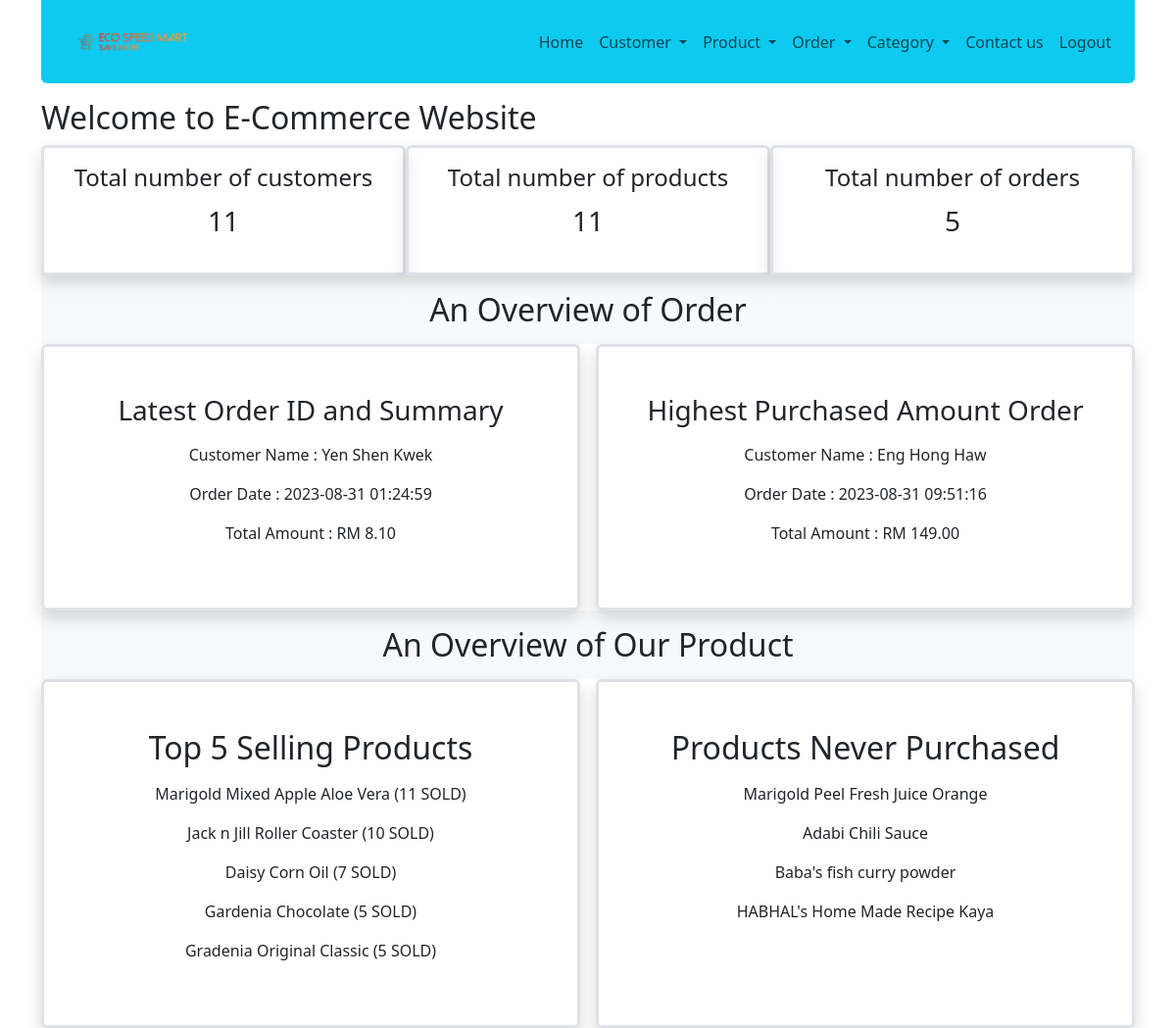
Screenshot of /index.php (signed in) with the database file from the repository.
### tables this page shows
CREATE TABLE IF NOT EXISTS `customers` (
  `id` int NOT NULL AUTO_INCREMENT,
  `username` varchar(50) NOT NULL,
  `password` varchar(256) NOT NULL,
  `firstname` varchar(50) NOT NULL,
  `lastname` varchar(50) NOT NULL,
  `gender` enum('Male','Female') NOT NULL,
  `date_of_birth` date NOT NULL,
  `registration_date_time` datetime NOT NULL,
  `account_status` enum('Active','Inactive','','') NOT NULL DEFAULT 'Active',
  `email` varchar(50) NOT NULL,
  `image` varchar(255) NOT NULL,
  PRIMARY KEY (`id`),
  UNIQUE KEY `username` (`username`),
  UNIQUE KEY `email` (`email`)
);

CREATE TABLE IF NOT EXISTS `order_summary` (
  `order_id` int NOT NULL AUTO_INCREMENT,
  `customer_id` int NOT NULL,
  `order_date` datetime NOT NULL,
  `total_amount` double NOT NULL,
  PRIMARY KEY (`order_id`)
);

CREATE TABLE IF NOT EXISTS `products` (
  `id` int NOT NULL AUTO_INCREMENT,
  `name` varchar(128) NOT NULL,
  `description` text NOT NULL,
  `price` double NOT NULL,
  `image` varchar(255) NOT NULL,
  `created` datetime NOT NULL,
  `modified` timestamp NOT NULL DEFAULT CURRENT_TIMESTAMP ON UPDATE CURRENT_TIMESTAMP,
  `promotion_price` double NOT NULL,
  `manufacture_date` date DEFAULT NULL,
  `expired_date` date DEFAULT NULL,
  `category_name` varchar(50) DEFAULT NULL,
  PRIMARY KEY (`id`)
);

### index.php (the view, shortened to what this page needs)
<!DOCTYPE html>
<html lang="en">
<head>
    <link href="https://cdn.jsdelivr.net/npm/bootstrap@5.3.0/dist/css/bootstrap.min.css" rel="stylesheet">
</head>
<body>
    <div class="container">
        <?php
        include 'navbar/nav.php';
        ?>
        <div class="page-header mt-3">
            <h2>Welcome to E-Commerce Website</h2>
        </div>
        <?php
        include "config/database.php";
        $customer_query = "SELECT * FROM customers";
        $customer_stmt = $con->prepare($customer_query);
        $customer_stmt->execute();
        $customers = $customer_stmt->fetchAll(PDO::FETCH_ASSOC);
        $product_query = "SELECT * FROM products";
        $product_stmt = $con->prepare($product_query);
        $product_stmt->execute();
        $products = $product_stmt->fetchAll(PDO::FETCH_ASSOC);
        $order_summary_query = "SELECT * FROM order_summary";
        $order_summary_stmt = $con->prepare($order_summary_query);
        $order_summary_stmt->execute();
        $order_summaries = $order_summary_stmt->fetchAll(PDO::FETCH_ASSOC);
        ?>
            <div class="row m-auto justify-content-center">
                <div class="col border border-3 rounded-top shadow text-center p-3">
                    <h2 class="fs-4">Total number of customers</h2>
                    <p class="fs-3"><?php echo count($customers); ?></p>
                </div>
                <div class="col border border-3 rounded-top shadow text-center p-3">
                    <h2 class="fs-4">Total number of products</h2>
                    <p class="fs-3"><?php echo count($products); ?></p>
                </div>
                <div class="col border border-3 rounded-top shadow text-center p-3">
                    <h2 class="fs-4">Total number of orders</h2>
                    <p class="fs-3"><?php echo count($order_summaries); ?></p>
                </div>
            </div>
            <h2 class="bg-body-tertiary text-center m-0 p-3">An Overview of Order</h2>
            <div class="row m-auto gap-3">
                <div class="col border border-3 shadow p-5 text-center rounded">
                    <h3>Latest Order ID and Summary</h3>
                    <p class="mt-3">Customer Name :
                        <?php
                        $latest_order_query = "SELECT * FROM order_summary WHERE order_id=(SELECT MAX(order_id) FROM order_summary)";
                        $latest_order_stmt = $con->prepare($latest_order_query);
                        $latest_order_stmt->execute();
                        $latest_order = $latest_order_stmt->fetch(PDO::FETCH_ASSOC);
                        $customer_id = $latest_order['customer_id'];
                        $latest_customer_name_query = "SELECT * FROM customers where id=?";
                        $latest_customer_name_stmt = $con->prepare($latest_customer_name_query);
                        $latest_customer_name_stmt->bindParam(1, $customer_id);
                        $latest_customer_name_stmt->execute();
                        $latest_names = $latest_customer_name_stmt->fetch(PDO::FETCH_ASSOC);
                        echo $latest_names['firstname'] . " " . $latest_names['lastname'];
                        ?>
                    </p>
                    <p><span>Order Date :</span>
                        <?php echo $latest_order['order_date']; ?>
                    </p>
                    <p><span>Total Amount :</span>
                        <?php echo "RM " . number_format((float)$latest_order['total_amount'], 2, '.', ''); ?>
                    </p>
                </div>
                <div class="col border border-3 shadow p-5 text-center rounded">
                    <h3>Highest Purchased Amount Order</h3>
                    <p class="mt-3"><span>Customer Name :</span>
                        <?php
                        $highest_order_query = "SELECT * FROM order_summary WHERE total_amount=(SELECT MAX(total_amount) FROM order_summary)";
                        $highest_order_stmt = $con->prepare($highest_order_query);
                        $highest_order_stmt->execute();
                        $highest_order = $highest_order_stmt->fetch(PDO::FETCH_ASSOC);
                        $customer_id = $highest_order['customer_id'];
                        $highest_customer_name_query = "SELECT * FROM customers where id=?";
                        $highest_customer_name_stmt = $con->prepare($highest_customer_name_query);
                        $highest_customer_name_stmt->bindParam(1, $customer_id);
                        $highest_customer_name_stmt->execute();
                        $highest_names = $highest_customer_name_stmt->fetch(PDO::FETCH_ASSOC);
                        echo $highest_names['firstname'] . " " . $highest_names['lastname'];
                        ?>
                    </p>
                    <p><span>Order Date :</span>
                        <?php echo $highest_order['order_date']; ?>
                    </p>
                    <p><span>Total Amount :</span>
                        <?php echo "RM " . number_format((float)$highest_order['total_amount'], 2, '.', ''); ?>
                    </p>
                </div>
            </div>
            <h2 class="p-3 m-0 text-center bg-body-tertiary">An Overview of Our Product</h2>
            <div class="row m-auto gap-3">
                <div class="col border border-3 shadow p-5 text-center rounded">
                    <h2 class="mb-3">Top 5 Selling Products</h2>
                    <?php
                    $top_product_query = "SELECT product_id, SUM(quantity) AS total_quantity FROM order_details GROUP BY product_id ORDER BY total_quantity DESC";
                    $top_product_stmt = $con->prepare($top_product_query);
                    $top_product_stmt->execute();
                    $top_products = $top_product_stmt->fetchAll(PDO::FETCH_ASSOC);
                    for ($i = 0; $i < 5; $i++) {
                        if (!empty($top_products[$i])) {
                            $top_product_id = $top_products[$i]['product_id'];
                            $top_product_name_query = "SELECT * FROM products WHERE id=?";
                            $top_product_name_stmt = $con->prepare($top_product_name_query);
                            $top_product_name_stmt->bindParam(1, $top_product_id);
                            $top_product_name_stmt->execute();
                            $top_product_names = $top_product_name_stmt->fetch(PDO::FETCH_ASSOC);
                            echo "<p>" . $top_product_names['name'] . " (" . $top_products[$i]['total_quantity'] . " SOLD)";
                        } else {
                            echo "";
                        }
                    }
                    ?>
                </div>
                <div class="col border border-3 shadow p-5 text-center rounded">
                    <h2 class="mb-3">Products Never Purchased</h2>
                    <?php
                    $no_purchased_product_query = "SELECT id FROM products WHERE NOT EXISTS(SELECT product_id FROM order_details WHERE order_details.product_id=products.id)";
                    $no_purchased_product_stmt = $con->prepare($no_purchased_product_query);
                    $no_purchased_product_stmt->execute();
                    $no_purchased_products = $no_purchased_product_stmt->fetchAll(PDO::FETCH_ASSOC);
                    foreach ($no_purchased_products as $product) {
                        $no_purchased_product_id = $product['id'];
                        $no_purchased_product_name_query = "SELECT * FROM products WHERE id=?";
                        $no_purchased_product_name_stmt = $con->prepare($no_purchased_product_name_query);
                        $no_purchased_product_name_stmt->bindParam(1, $no_purchased_product_id);
                        $no_purchased_product_name_stmt->execute();
                        $no_purchased_product_name = $no_purchased_product_name_stmt->fetch(PDO::FETCH_ASSOC);
                        echo "<p>" . $no_purchased_product_name['name'] . "</p>";
                    }
                    ?>
                </div>
            </div>
        </div>
</body>
</html>

### rows the page displays
customers: firstname "Yen Shen", lastname "Kwek"
order_summary: order_date "2023-08-31 01:24:59", total_amount "8.10"
customers: firstname "Eng Hong", lastname "Haw"
order_summary: order_date "2023-08-31 09:51:16", total_amount "149.00"
products: name "Marigold Mixed Apple Aloe Vera", total_quantity "11"
products: name "Jack n Jill Roller Coaster", total_quantity "10"
products: name "Daisy Corn Oil", total_quantity "7"
products: name "Gardenia Chocolate", total_quantity "5"
products: name "Gradenia Original Classic", total_quantity "5"
products: name "Marigold Peel Fresh Juice Orange"
products: name "Adabi Chili Sauce"
products: name "Baba's fish curry powder"
products: name "HABHAL's Home Made Recipe Kaya"

### other values shown
count($customers) "11"
count($products) "11"
count($order_summaries) "5"
